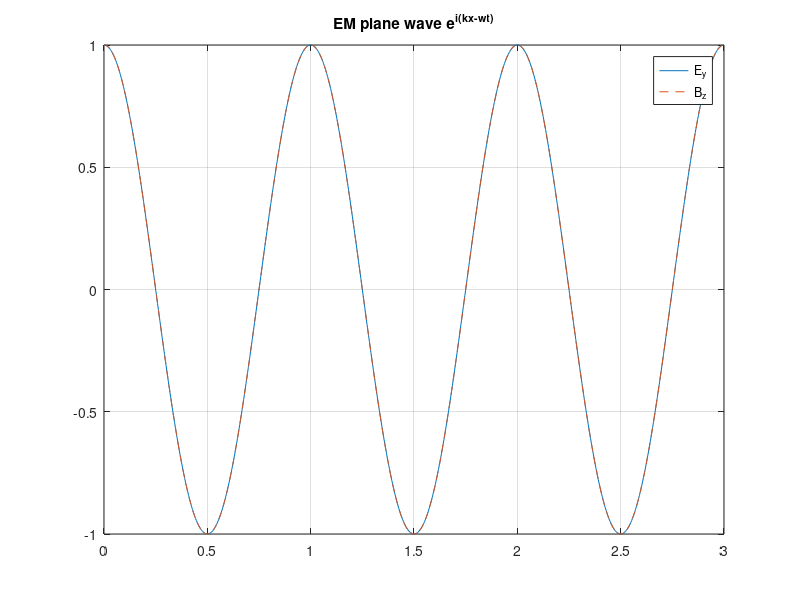
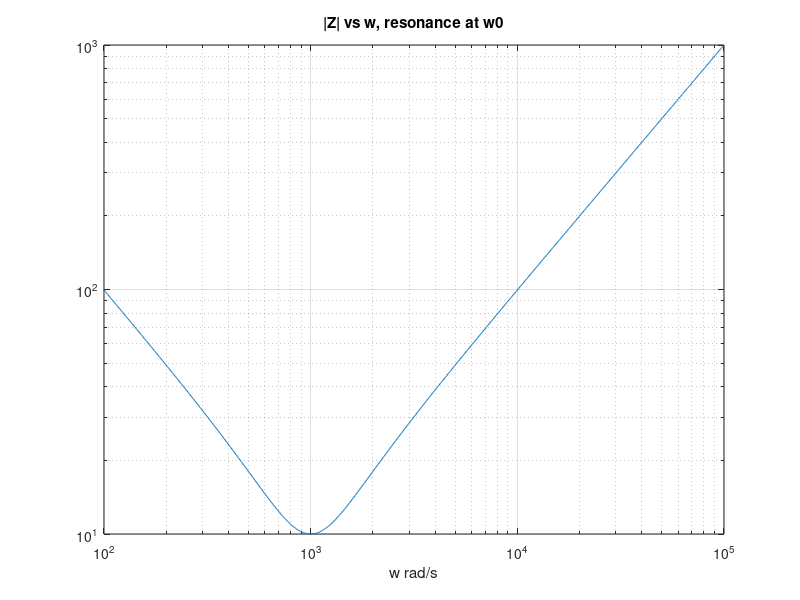
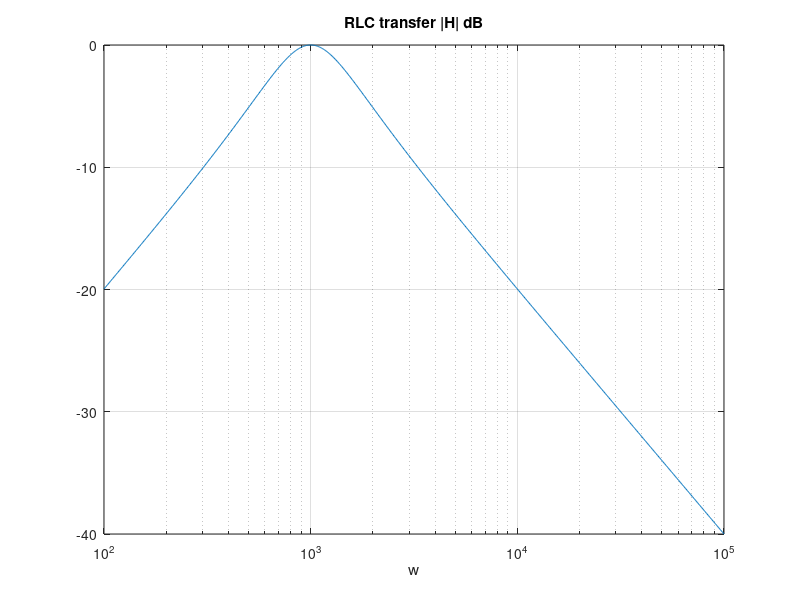

The MATLAB script that drew these images, in order:
function maxwell_circuits()
% MAXWELL_CIRCUITS Helmholtz plane wave + RLC impedance & transfer function
% Maxwell: plane wave E = E0 exp(i(kx - wt))
k=2*pi; w=2*pi*3e8/0.5; x=linspace(0,3,800);
E=cos(k*x); B=E; % in phase for vacuum, perpendicular in space
figure(1); plot(x,E,x,B,'--'); legend('E_y','B_z'); title('EM plane wave e^{i(kx-wt)}'); grid on;

% RLC series: Z = R + i(wL -1/wC), H = 1/(1+iQ(w/w0 - w0/w))
R=10; L=10e-3; C=100e-6; w0=1/sqrt(L*C); Q=w0*L/R;
w=logspace(2,5,1000); Z=R+1i*(w*L-1./(w*C));
H=1./(1+1i*Q*(w/w0 - w0./w));
figure(2); loglog(w,abs(Z)); grid on; title('|Z| vs w, resonance at w0'); xlabel('w rad/s');
figure(3); semilogx(w,20*log10(abs(H))); grid on; title('RLC transfer |H| dB'); xlabel('w');
fprintf('w0=%.1f rad/s f0=%.1f Hz Q=%.2f\n',w0,w0/2/pi,Q);
end
